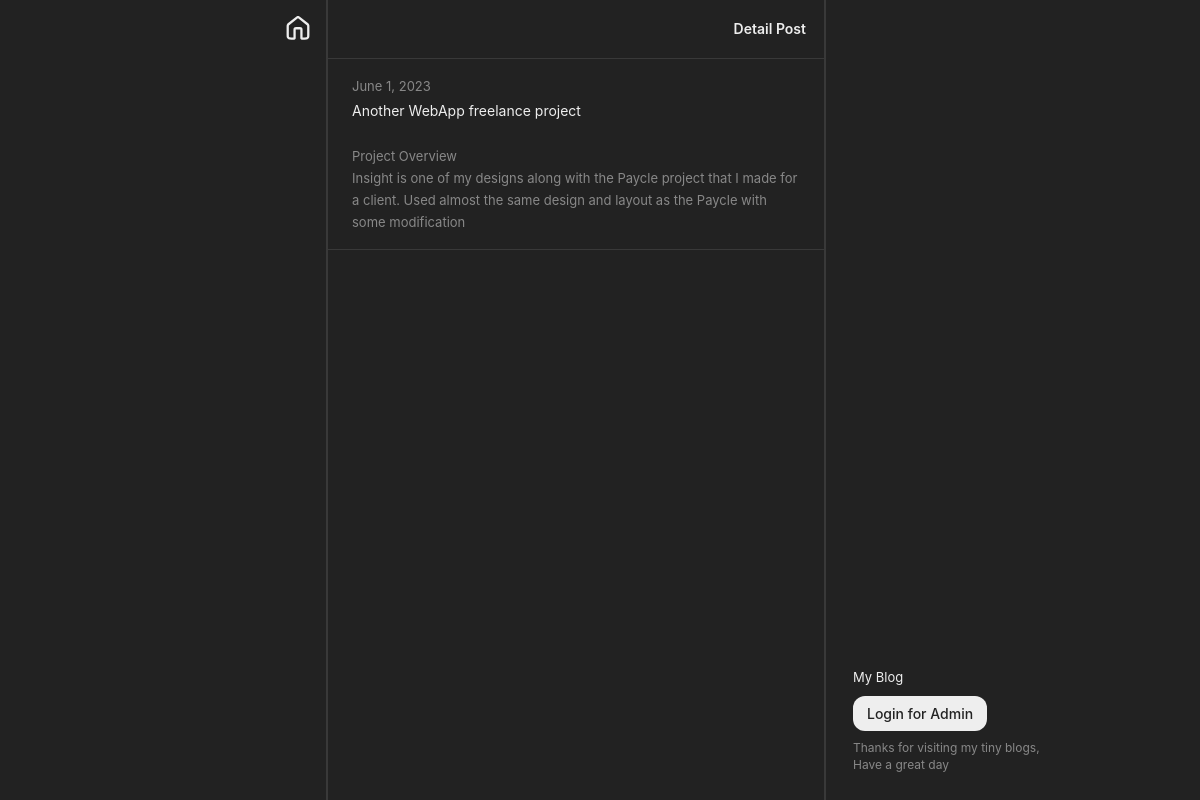
Page /post_detail.php?id=2 on the committed database.
### tables this page shows
CREATE TABLE `posts` (
  `id` int(11) NOT NULL,
  `title` varchar(255) NOT NULL,
  `content` longtext NOT NULL,
  `created_at` datetime NOT NULL DEFAULT current_timestamp()
);

### post_detail.php (the view, shortened to what this page needs)
<?php
include 'db.php';
$id = $_GET['id'];
$stmt = $conn->prepare("SELECT * FROM posts WHERE id = ?");
$stmt->bind_param("i", $id);
$stmt->execute();
$result = $stmt->get_result();
$row = $result->fetch_assoc();
?>
<!DOCTYPE html>
<html>
<head>
    <link href="styles.css" rel="stylesheet">
</head>
<body>
    <div class="wrapper">
        <div class="left">
            <div class="left-container">
            <a href="index.php" style="text-decoration: none; color: inherit; cursor: pointer;" class="haptic">
</a>
            </div>
        </div>
        <div class="middle middle-border">
            <div class="content middle-border">
                <div class="tulisan-my-blog">
                    <span class="heading-bold">Detail Post</span>
                </div>
                <div class="post-list height-detail">
                    <div class="post post-column">
                    <span class="post-list-desc"><?php echo date("F j, Y", strtotime($row['created_at'])); ?></span>
                        <span class="post-list-title" style="margin-bottom: 20px;"><?php echo $row['title']; ?></span>
                        <span class="post-list-desc"><?php echo nl2br(htmlspecialchars($row['content'], ENT_QUOTES, 'UTF-8')); ?></span>
                    </div>
                </div>
            </div>
        </div>
        <div class="right">
            <div class="content right-container">
                <div class="right-box">
                    <span class="above-button">My Blog</span>
                    <button class="login-button">
                        <span id="loginBtn">Login for Admin</span>
                    </button>
                    <span class="below-button">Thanks for visiting my tiny blogs,<br />Have a great day</span>
                </div>
            </div>
        </div>
    </div>

### styles.css (style rules this page uses)
button { background: none; color: inherit; border: none; padding: 0; font: inherit; cursor: pointer; outline: inherit; }
* { box-sizing: border-box; }
body { font-family: "Inter", system-ui, -apple-system, BlinkMacSystemFont, 'Segoe UI', Roboto, Oxygen, Ubuntu, Cantarell, 'Open Sans', 'Helvetica Neue', sans-serif; font-style: normal; margin: 0; margin-left: 9vw; padding: 0; display: flex; justify-content: center; align-items: center; height: 100vh; background-color: #222222; }
.wrapper { display: flex; justify-content: space-between; width: 55%; height: 100%; }
.left, .right, .middle { display: flex; height: 100%; }
.left { align-items: flex-start; flex: 0 1 auto; }
.right { align-items: flex-end; flex: 0 1 auto; min-width: 250px; }
.middle { align-items: flex-start; justify-content: center; flex: 1; min-width: 500px; max-width: 500px; }
.left-container { display: flex; flex-direction: column; align-items: center; padding: 16px; gap: 32px; align-self: flex-start; }
.content { width: 100%; }
a { color: #eeeeee; text-decoration: none; }
.heading-bold { font-weight: 600; font-size: 14px; line-height: 22px; display: flex; align-items: center; color: #eeeeee; }
.post-list-title { font-weight: 400; font-size: 14px; line-height: 28px; display: flex; align-items: center; color: #eeeeee; }
.post-list-desc { font-weight: 400; font-size: 13px; line-height: 22px; display: flex; align-items: center; color: #888888; }
.post { box-sizing: border-box; display: flex; justify-content: space-between; align-items: start; padding: 16px 24px; border-bottom: 1px solid rgba(255, 255, 255, 0.1); }
.post-column { flex-direction: column; }
.tulisan-my-blog { box-sizing: border-box; display: flex; flex-direction: row; align-items: center; justify-content: space-between; padding: 18px; gap: 25.36px; border-bottom: 1px solid rgba(255, 255, 255, 0.1); }
.middle-border { border-width: 0px 1px; border-style: solid; border-color: rgba(255, 255, 255, 0.1); }
.right-container { display: flex; flex-direction: column; justify-content: flex-end; align-items: flex-start; padding: 27px; gap: 11px; align-self: flex-end; }
.right-box { display: flex; flex-direction: column; align-items: flex-start; padding: 0px; gap: 8px; }
.below-button { font-weight: 400; font-size: 12px; line-height: 17px; display: flex; align-items: center; color: #888888; }
.above-button { font-weight: 400; font-size: 13px; line-height: 22px; display: flex; align-items: center; color: #eeeeee; }
.login-button { display: flex; flex-direction: row; align-items: flex-start; padding: 9px 14px; background: #eeeeee; border-radius: 12px; }
#loginBtn { font-weight: 500; font-size: 14px; line-height: 17px; display: flex; align-items: center; text-align: center; color: #222222; }
.icon-home { width: 24px; height: 24px; }
.post-list { overflow-y: auto; scrollbar-color: #222222 #222222; scrollbar-width: thin; }
.height-detail { height: 93.5vh; }
.tulisan-my-blog { position: sticky; top: 0; }
@media screen and (max-width: 1250px) { body { font-family: "Inter", system-ui, -apple-system, BlinkMacSystemFont, 'Segoe UI', Roboto, Oxygen, Ubuntu, Cantarell, 'Open Sans', 'Helvetica Neue', sans-serif; font-style: normal; margin: 0; padding: 0; display: flex; justify-content: space-around; align-items: center; height: 100vh; background-color: #222222; } }

### rows in the picture
posts: created_at "June 1, 2023", title "Another WebApp freelance project", content "Project Overview Insight is one of my designs along with the Paycle project that I made for a client. Used almost the same design and layout as the Paycle with some modification"
